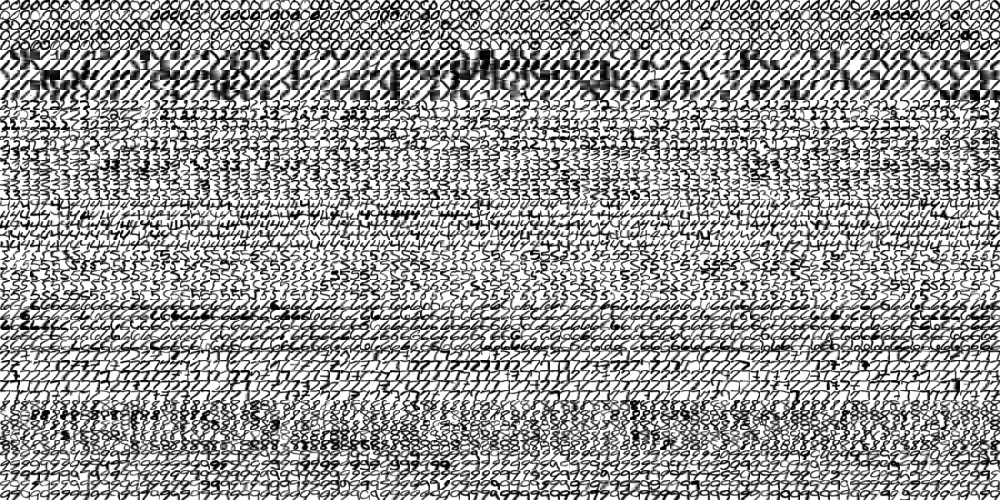
#> input picture digits3.png, 2000 x 1000 px, found by its file name (shown at 1/2 size)
$ python OCR.py   (Python 2 division)
#> lines starting #> are read from the running program, lines starting #| are printed output that depends on the picture
import cv2
import numpy as np

DISP = False
def disp(title, img):
    if DISP:
        cv2.imshow(title, img)

def inBounds(img, r, c):
    h, w = img.shape[0], img.shape[1]
    return 0 <= c < w and 0 <= r < h

# [202 lines left out: functions indexObjects, test, get_gaussian, extract_digit, get_bounding_box, warp_bounding and 1 more, not called in this run]

if __name__ == '__main__':
    # test()
    # exit()

    img = cv2.imread("""D:\dokumentumok\Python\PySudoku\digits3.png""")
#> img is the input picture: shape (1000, 2000, 3); min 0, max 255, mean 157.3
    gray = cv2.cvtColor(img,cv2.COLOR_BGR2GRAY)

    # Now we split the image to 5000 cells, each 20x20 size
    cells = [np.hsplit(row,100) for row in np.vsplit(gray,50)]
#> cells = 50 items

    # Make it into a Numpy array. It size will be (50,100,20,20)
    x = np.array(cells)

    # Now we prepare train_data and test_data.
    train = x[:,:50].reshape(-1,400).astype(np.float32) # Size = (2500,400)
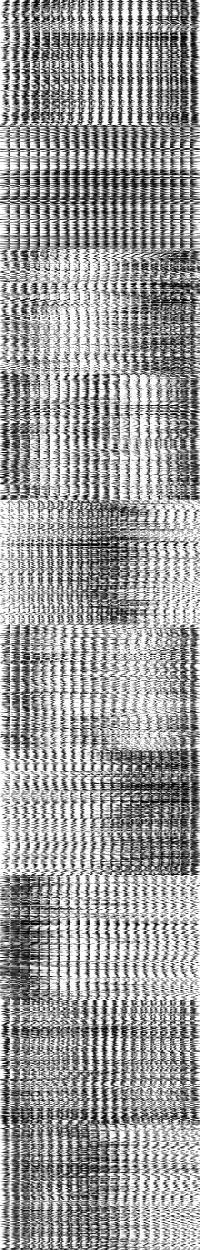
#> train: shape (2500, 400) float32 (shown at 1/2 size); min 0, max 255, mean 156.3
    test = x[:,50:100].reshape(-1,400).astype(np.float32) # Size = (2500,400)
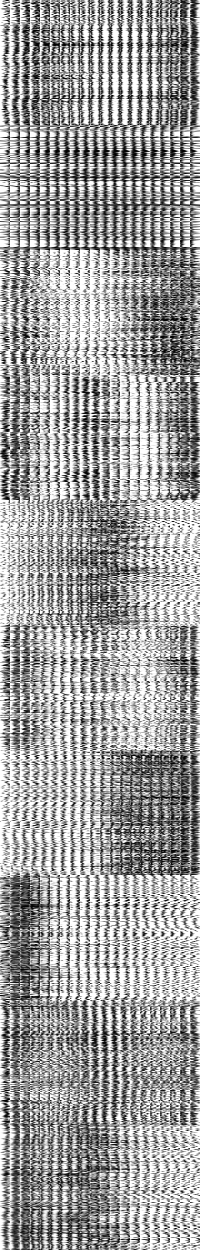
#> test: shape (2500, 400) float32 (shown at 1/2 size); min 0, max 255, mean 158.3

    # Create labels for train and test data
    k = np.arange(10)
    train_labels = np.repeat(k,250)[:,np.newaxis]
    test_labels = train_labels.copy()

    # Initiate kNN, train the data, then test it with test data for k=1
    knn = cv2.KNearest()
#> (the run stopped early here; a loop or call above may not have finished)
